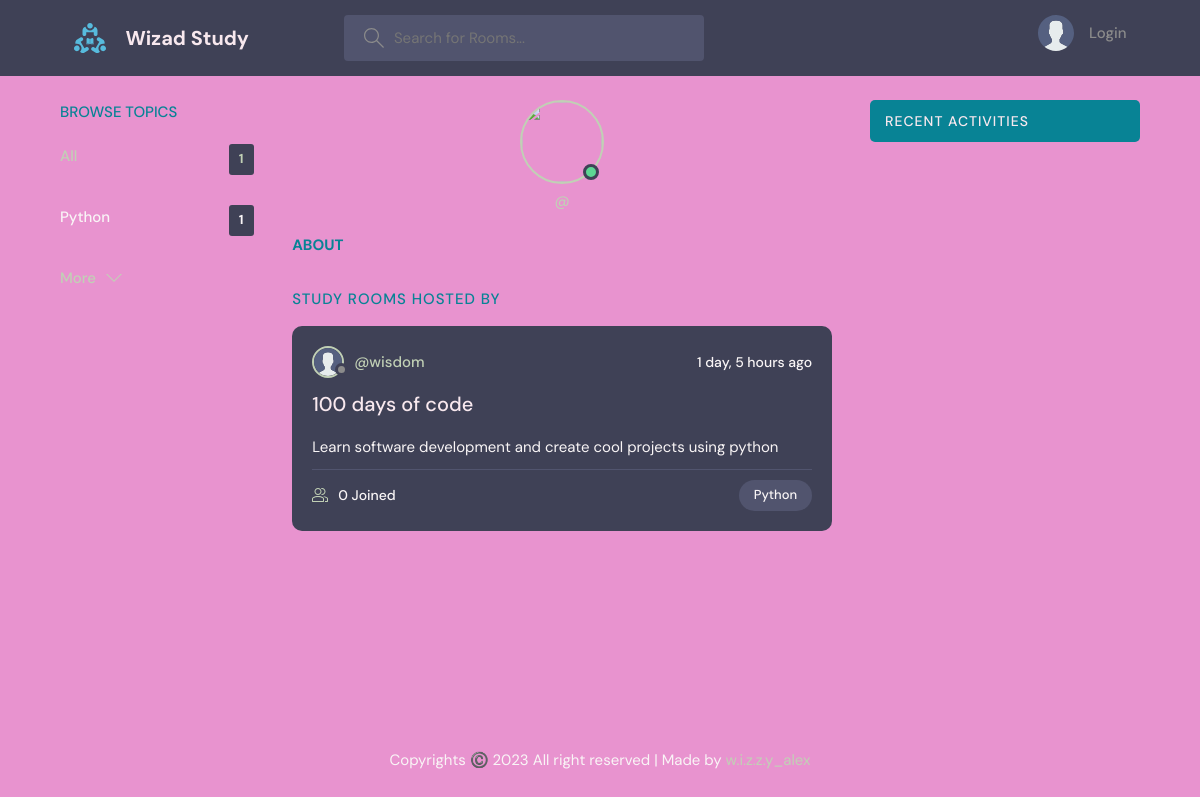
The page /profile/4/ on the database its author committed.
### base/models.py (models this page shows, shortened)
class Topic(models.Model):
    name = models.CharField(max_length=200)

class Room(models.Model):
    host = models.ForeignKey(User, on_delete=models.SET_NULL, null=True)
    topic = models.ForeignKey(Topic, on_delete=models.SET_NULL, null=True)
    name = models.CharField(max_length=200)
    description = models.TextField(null=True, blank=True)
    participants = models.ManyToManyField(User, related_name="participants", blank=True)
    updated = models.DateTimeField(auto_now=True)
    created = models.DateTimeField(auto_now_add=True)
    class Meta:
        ordering = ['-updated', '-created']

class User(AbstractUser):
    name = models.CharField(max_length=200, null=True)
    email = models.EmailField(unique=True, null=True)
    bio = models.TextField(null=True)
    avatar = models.ImageField(null=True, default="avatar.svg")
    USERNAME_FIELD = "email"
    REQUIRED_FIELDS = []

### base/views.py (the view)
# urls.py: path("profile/<str:pk>/", views.userProfile, name="user-profile"),
def userProfile(response, pk):
    user = User.objects.get(id=pk)
    rooms = user.room_set.all()
    room_messages = user.message_set.all()
    topics = Topic.objects.all()
    context = {"user": user, "rooms": rooms,
               "room_messages": room_messages, "topics": topics}
    return render(response, "base/profile.html", context)

### base/templates/base/profile.html (shortened to what this page needs)
{% extends "main.html" %}
{% block content %}
  <main class="profile-page layout layout--3">
    <div class="container">
      {% include "base/topic_component.html" %}
            <div class="roomList">
        <div class="profile">
          <div class="profile__avatar">
            <div class="avatar avatar--large active">
              <img src="{{request.user.avatar.url}}" />
            </div>
          </div>
          <div class="profile__info">
            <p>@{{request.user.username}}</p>
          </div>
          <div class="profile__about">
            <h3>About</h3>
          </div>
        </div>
        <div class="roomList__header">
          <div>
            <h2>Study Rooms Hosted by {{request.user.username}}</a>
            </h2>
          </div>
        </div>
             {% include "base/feed.html" %}
      </div>
        {% include "base/activity_component.html" %}
    </div>
  </main>
{% endblock content %}

### base/templates/base/topic_component.html
        <div class="topics">
          <div class="topics__header">
            <h2>Browse Topics</h2>
          </div>
          <ul class="topics__list">
            <li>
              <a href="{% url 'index' %}" class="active">All <span>{{topics.count}}</span></a>
            </li>
              {% for topic in topics %}
            <li>
              <a href="{% url 'index' %}?q={{topic.name}}">{{topic.name}}<span>{{topic.room_set.all.count}}</span></a>
            </li>
            {% endfor %}
          </ul>
          <a class="btn btn--link" href="{% url 'topics' %}">
            More
            <svg version="1.1" xmlns="http://www.w3.org/2000/svg" width="32" height="32" viewBox="0 0 32 32">
              <title>chevron-down</title>
              <path d="M16 21l-13-13h-3l16 16 16-16h-3l-13 13z"></path>
            </svg>
          </a>
        </div>

### base/templates/base/feed.html (shortened to what this page needs)
    {% for room in rooms %}
          <div class="roomListRoom">
            <div class="roomListRoom__header">
              <a href="{% url 'user-profile' room.host.id %}" class="roomListRoom__author">
                <div class="avatar avatar--small">
                  <img src="{{room.host.avatar.url}}" />
                </div>
                <span>@{{room.host.username}}</span>
              </a>
              <div class="roomListRoom__actions">
                <span>{{room.created|timesince}} ago</span>
              </div>
            </div>
            <div class="roomListRoom__content">
              <a href="{% url 'room' room.id %}">{{room.name}}</a>
              <p>
                {{room.description}}
              </p>
            </div>
            <div class="roomListRoom__meta">
              <a href="{% url 'room' room.id %}" class="roomListRoom__joined">
                {{room.participants.all.count}} Joined
              </a>
              <p class="roomListRoom__topic">{{room.topic.name}}</p>
            </div>
          </div>
      {% endfor %}

### rows shown on the page
Topic: name "Python", room_set.all.count "1"
Room: host.avatar (placeholder picture), host.username "wisdom", created "1 day, 5 hours", name "100 days of code", description "Learn software development and create cool projects using python", participants.all.count "0", topic.name "Python"

### other values the page prints
{{ topics.count }} "1"
